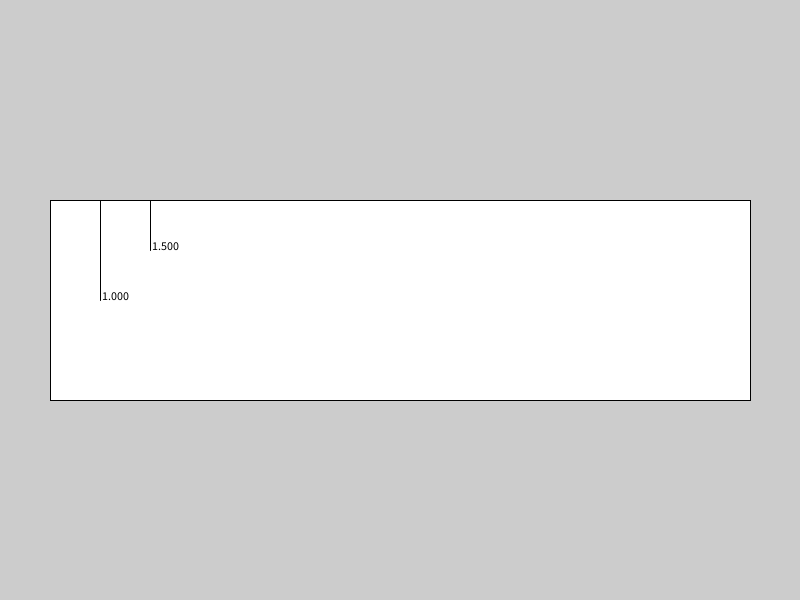
Frame 1 (no input)
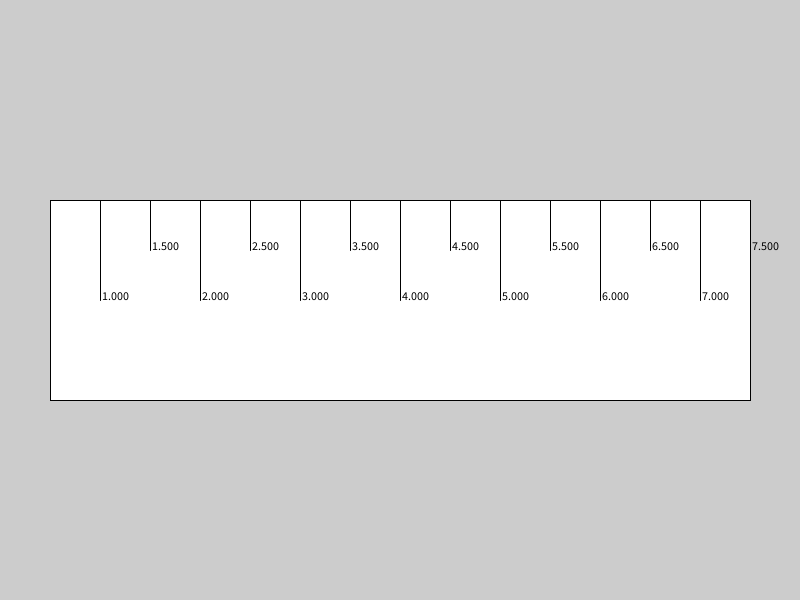
Frame 60 (the mouse pressed at the canvas centre just before this capture)
Frame 120 (the mouse held since frame 60 and released just before this capture): identical to frame 60, image omitted

The Processing sketch that drew these frames (run headless with seeded random() and noise(); from frame 60 on, the mouse is pressed at the canvas centre):

// Processing sketch: sketch_231113c
// ── sketch_231113c.pde
float sayaçL,sayaçM = 0;

void setup()
{
  size(800,600);
  rectMode(CENTER);
  rect(width/2,height/2,700,200);
}

void draw()
{
  sayaçL += 10;
  sayaçM += 10;
  
  line((sayaçL * 10),200,(sayaçL * 10),300);
  
  line((sayaçM * 10) + 50,200,(sayaçM * 10) + 50,250);
  
  fill(0);
  text(sayaçL/10,(sayaçL * 10),300);
  text((sayaçL/10) + 0.5f,(sayaçM * 10) + 50,250);
  
}
